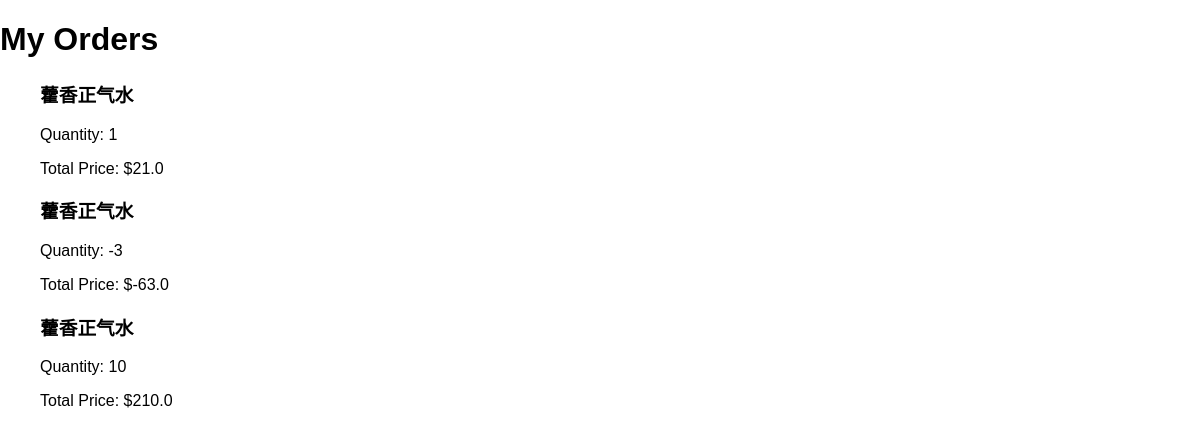
Screenshot of /orders (signed in) with the database file from the repository.
### bcart.py (models this page shows, shortened)
class Order(db.Model):
    id = db.Column(db.Integer, primary_key=True)
    user_id = db.Column(db.Integer, db.ForeignKey('user.id'), nullable=False)
    product_id = db.Column(db.Integer, db.ForeignKey('product.id'), nullable=False)
    quantity = db.Column(db.Integer, nullable=False)
    total_price = db.Column(db.Float, nullable=False)
    user = db.relationship('User', backref='orders')
    product = db.relationship('Product', backref='orders')
    create_on = db.Column(DateTime, default=datetime.now())

class Product(db.Model):
    id = db.Column(db.Integer, primary_key=True)
    name = db.Column(db.String(100), nullable=False)
    catalog = db.Column(db.String(50),)
    size = db.Column(db.String(250),)
    price = db.Column(db.Float,)
    short_description = db.Column(db.Text,)
    long_description = db.Column(db.Text,)
    image_path = db.Column(db.Text,)
    create_on = db.Column(DateTime,default = datetime.now)

### bcart.py (the view)
@app.route('/orders')
@login_required
def orders():
    orders = current_user.orders
    return render_template('orders.html', orders=orders)

### bcart.py (called while the page is built)
@login_manager.user_loader
def load_user(user_id):
    return User.query.get(user_id)

### templates/orders.html (shortened to what this page needs)
<!DOCTYPE html>
<html>
<head>
     <link rel="stylesheet" type="text/css" href="{{ url_for('static', filename='css/style.css') }}">
</head>
<body>
    <h1>My Orders</h1>
    <ul>
        {% for order in orders %}
        <div>
            <h3>{{ order.product.name }}</h3>
            <p>Quantity: {{ order.quantity }}</p>
            <p>Total Price: ${{ order.total_price }}</p>
        </div>
    {% endfor %}
    </ul>
</body>
</html>

### static/style.css (style rules this page uses)
body { font-family: Arial, sans-serif; margin: 0; padding: 0; }

### rows the page displays
Order: product.name "藿香正气水", quantity "1", total_price "21.0"
Order: product.name "藿香正气水", quantity "-3", total_price "-63.0"
Order: product.name "藿香正气水", quantity "10", total_price "210.0"
